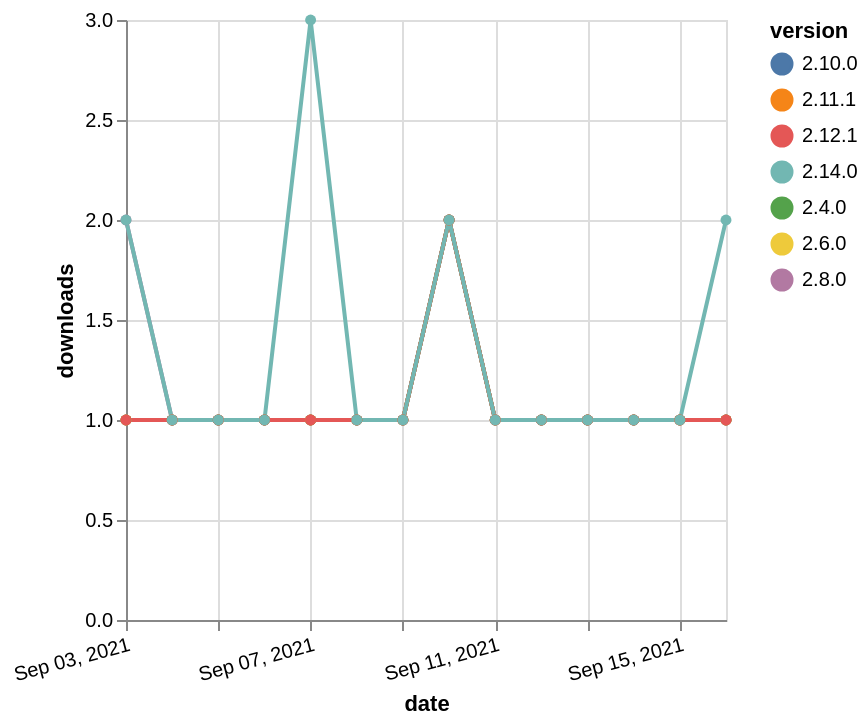

Express this chart as Vega-Lite.
### Vega-Lite specification from a JSON file in a GitHub repository (floating-point values rounded to 4 significant figures)
{"$schema": "https://vega.github.io/schema/vega-lite/v5.json", "description": "A simple bar chart with embedded data.", "data": {"values": [{"date": "2021-09-03", "total": 257, "delta": 1, "version": "2.4.0"}, {"date": "2021-09-04", "total": 258, "delta": 1, "version": "2.4.0"}, {"date": "2021-09-05", "total": 259, "delta": 1, "version": "2.4.0"}, {"date": "2021-09-06", "total": 260, "delta": 1, "version": "2.4.0"}, {"date": "2021-09-07", "total": 261, "delta": 1, "version": "2.4.0"}, {"date": "2021-09-08", "total": 262, "delta": 1, "version": "2.4.0"}, {"date": "2021-09-09", "total": 263, "delta": 1, "version": "2.4.0"}, {"date": "2021-09-10", "total": 265, "delta": 2, "version": "2.4.0"}, {"date": "2021-09-11", "total": 266, "delta": 1, "version": "2.4.0"}, {"date": "2021-09-12", "total": 267, "delta": 1, "version": "2.4.0"}, {"date": "2021-09-13", "total": 268, "delta": 1, "version": "2.4.0"}, {"date": "2021-09-14", "total": 269, "delta": 1, "version": "2.4.0"}, {"date": "2021-09-15", "total": 270, "delta": 1, "version": "2.4.0"}, {"date": "2021-09-16", "total": 271, "delta": 1, "version": "2.4.0"}, {"date": "2021-09-03", "total": 198, "delta": 2, "version": "2.8.0"}, {"date": "2021-09-04", "total": 199, "delta": 1, "version": "2.8.0"}, {"date": "2021-09-05", "total": 200, "delta": 1, "version": "2.8.0"}, {"date": "2021-09-06", "total": 201, "delta": 1, "version": "2.8.0"}, {"date": "2021-09-07", "total": 202, "delta": 1, "version": "2.8.0"}, {"date": "2021-09-08", "total": 203, "delta": 1, "version": "2.8.0"}, {"date": "2021-09-09", "total": 204, "delta": 1, "version": "2.8.0"}, {"date": "2021-09-10", "total": 206, "delta": 2, "version": "2.8.0"}, {"date": "2021-09-11", "total": 207, "delta": 1, "version": "2.8.0"}, {"date": "2021-09-12", "total": 208, "delta": 1, "version": "2.8.0"}, {"date": "2021-09-13", "total": 209, "delta": 1, "version": "2.8.0"}, {"date": "2021-09-14", "total": 210, "delta": 1, "version": "2.8.0"}, {"date": "2021-09-15", "total": 211, "delta": 1, "version": "2.8.0"}, {"date": "2021-09-16", "total": 212, "delta": 1, "version": "2.8.0"}, {"date": "2021-09-03", "total": 209, "delta": 1, "version": "2.6.0"}, {"date": "2021-09-04", "total": 210, "delta": 1, "version": "2.6.0"}, {"date": "2021-09-05", "total": 211, "delta": 1, "version": "2.6.0"}, {"date": "2021-09-06", "total": 212, "delta": 1, "version": "2.6.0"}, {"date": "2021-09-07", "total": 213, "delta": 1, "version": "2.6.0"}, {"date": "2021-09-08", "total": 214, "delta": 1, "version": "2.6.0"}, {"date": "2021-09-09", "total": 215, "delta": 1, "version": "2.6.0"}, {"date": "2021-09-10", "total": 217, "delta": 2, "version": "2.6.0"}, {"date": "2021-09-11", "total": 218, "delta": 1, "version": "2.6.0"}, {"date": "2021-09-12", "total": 219, "delta": 1, "version": "2.6.0"}, {"date": "2021-09-13", "total": 220, "delta": 1, "version": "2.6.0"}, {"date": "2021-09-14", "total": 221, "delta": 1, "version": "2.6.0"}, {"date": "2021-09-15", "total": 222, "delta": 1, "version": "2.6.0"}, {"date": "2021-09-16", "total": 223, "delta": 1, "version": "2.6.0"}, {"date": "2021-09-03", "total": 176, "delta": 1, "version": "2.10.0"}, {"date": "2021-09-04", "total": 177, "delta": 1, "version": "2.10.0"}, {"date": "2021-09-05", "total": 178, "delta": 1, "version": "2.10.0"}, {"date": "2021-09-06", "total": 179, "delta": 1, "version": "2.10.0"}, {"date": "2021-09-07", "total": 180, "delta": 1, "version": "2.10.0"}, {"date": "2021-09-08", "total": 181, "delta": 1, "version": "2.10.0"}, {"date": "2021-09-09", "total": 182, "delta": 1, "version": "2.10.0"}, {"date": "2021-09-10", "total": 184, "delta": 2, "version": "2.10.0"}, {"date": "2021-09-11", "total": 185, "delta": 1, "version": "2.10.0"}, {"date": "2021-09-12", "total": 186, "delta": 1, "version": "2.10.0"}, {"date": "2021-09-13", "total": 187, "delta": 1, "version": "2.10.0"}, {"date": "2021-09-14", "total": 188, "delta": 1, "version": "2.10.0"}, {"date": "2021-09-15", "total": 189, "delta": 1, "version": "2.10.0"}, {"date": "2021-09-16", "total": 190, "delta": 1, "version": "2.10.0"}, {"date": "2021-09-03", "total": 161, "delta": 1, "version": "2.11.1"}, {"date": "2021-09-04", "total": 162, "delta": 1, "version": "2.11.1"}, {"date": "2021-09-05", "total": 163, "delta": 1, "version": "2.11.1"}, {"date": "2021-09-06", "total": 164, "delta": 1, "version": "2.11.1"}, {"date": "2021-09-07", "total": 165, "delta": 1, "version": "2.11.1"}, {"date": "2021-09-08", "total": 166, "delta": 1, "version": "2.11.1"}, {"date": "2021-09-09", "total": 167, "delta": 1, "version": "2.11.1"}, {"date": "2021-09-10", "total": 169, "delta": 2, "version": "2.11.1"}, {"date": "2021-09-11", "total": 170, "delta": 1, "version": "2.11.1"}, {"date": "2021-09-12", "total": 171, "delta": 1, "version": "2.11.1"}, {"date": "2021-09-13", "total": 172, "delta": 1, "version": "2.11.1"}, {"date": "2021-09-14", "total": 173, "delta": 1, "version": "2.11.1"}, {"date": "2021-09-15", "total": 174, "delta": 1, "version": "2.11.1"}, {"date": "2021-09-16", "total": 175, "delta": 1, "version": "2.11.1"}, {"date": "2021-09-03", "total": 140, "delta": 1, "version": "2.12.1"}, {"date": "2021-09-04", "total": 141, "delta": 1, "version": "2.12.1"}, {"date": "2021-09-05", "total": 142, "delta": 1, "version": "2.12.1"}, {"date": "2021-09-06", "total": 143, "delta": 1, "version": "2.12.1"}, {"date": "2021-09-07", "total": 144, "delta": 1, "version": "2.12.1"}, {"date": "2021-09-08", "total": 145, "delta": 1, "version": "2.12.1"}, {"date": "2021-09-09", "total": 146, "delta": 1, "version": "2.12.1"}, {"date": "2021-09-10", "total": 148, "delta": 2, "version": "2.12.1"}, {"date": "2021-09-11", "total": 149, "delta": 1, "version": "2.12.1"}, {"date": "2021-09-12", "total": 150, "delta": 1, "version": "2.12.1"}, {"date": "2021-09-13", "total": 151, "delta": 1, "version": "2.12.1"}, {"date": "2021-09-14", "total": 152, "delta": 1, "version": "2.12.1"}, {"date": "2021-09-15", "total": 153, "delta": 1, "version": "2.12.1"}, {"date": "2021-09-16", "total": 154, "delta": 1, "version": "2.12.1"}, {"date": "2021-09-03", "total": 125, "delta": 2, "version": "2.14.0"}, {"date": "2021-09-04", "total": 126, "delta": 1, "version": "2.14.0"}, {"date": "2021-09-05", "total": 127, "delta": 1, "version": "2.14.0"}, {"date": "2021-09-06", "total": 128, "delta": 1, "version": "2.14.0"}, {"date": "2021-09-07", "total": 131, "delta": 3, "version": "2.14.0"}, {"date": "2021-09-08", "total": 132, "delta": 1, "version": "2.14.0"}, {"date": "2021-09-09", "total": 133, "delta": 1, "version": "2.14.0"}, {"date": "2021-09-10", "total": 135, "delta": 2, "version": "2.14.0"}, {"date": "2021-09-11", "total": 136, "delta": 1, "version": "2.14.0"}, {"date": "2021-09-12", "total": 137, "delta": 1, "version": "2.14.0"}, {"date": "2021-09-13", "total": 138, "delta": 1, "version": "2.14.0"}, {"date": "2021-09-14", "total": 139, "delta": 1, "version": "2.14.0"}, {"date": "2021-09-15", "total": 140, "delta": 1, "version": "2.14.0"}, {"date": "2021-09-16", "total": 142, "delta": 2, "version": "2.14.0"}]}, "width": "container", "mark": {"type": "line", "point": {"filled": true}}, "encoding": {"x": {"field": "date", "type": "temporal", "timeUnit": "yearmonthdate", "title": "date", "axis": {"labelAngle": -15}}, "y": {"field": "delta", "type": "quantitative", "title": "downloads"}, "color": {"field": "version", "type": "nominal"}, "tooltip": {"field": "delta"}}}
